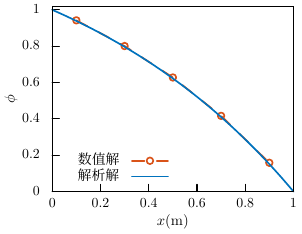

Write gnuplot code to recreate this figure.
set term tikz standalone color tightboundingbox size 8cm,6cm

reset

set style line 11 lt 1 lw 3 lc rgb '#0072bd' # blue
set style line 12 dt 2 lw 3 pt 6 ps 1.5 lc rgb '#d95319' # orange
set style line 13 lt 1 lw 3 lc rgb '#edb120' # yellow
set style line 14 lt 1 lw 3 lc rgb '#7e2f8e' # purple
set style line 15 lt 1 lw 3 lc rgb '#77ac30' # green
set style line 16 lt 1 lw 3 lc rgb '#4dbeee' # light-blue
set style line 17 lt 1 lw 3 lc rgb '#a2142f' # red

set border lw 2 

set xrange [0:1.0]
set xtics nomirror 0.2
set xlabel "\\zihao{5}$x(\\mathrm{m}$)"

set yrange [0:1.02]
set ytics nomirror 0.2
set ylabel "\\zihao{5}$\\phi$"

set key left bottom spacing 1.3

phi(x) = (2.7183-exp(x))/1.7183

set output "FgFV_cd_cd_compare1.tex"
plot "FgFV_cd_cd_compare1.dat" u 1:2 w lp ls 12 title "数值解", \
     phi(x) w line ls 11 title "解析解"
     #phi(x) w line ls 11 title "$T_{exact}$"
